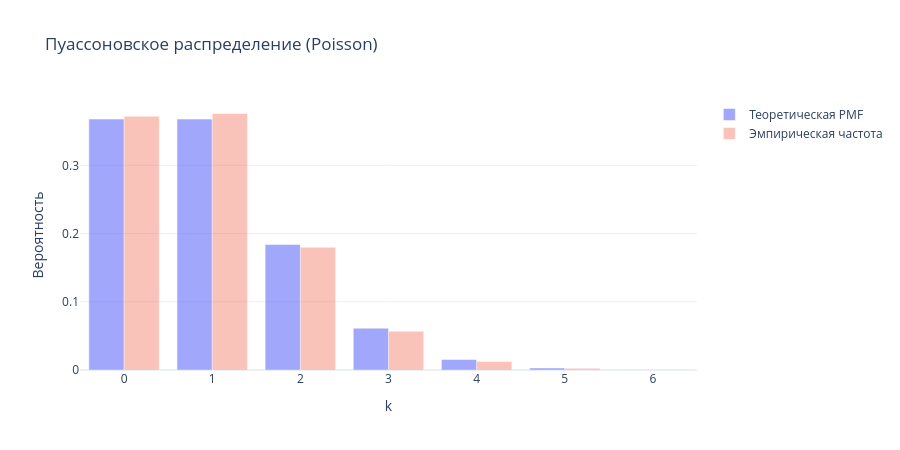

The notebook cell this image was saved under:
### Markdown cell above
## Пуассоновское распределение

Для счёта редких событий за время.

$$
P(X=k)=\frac{\lambda^k e^{-\lambda}}{k!}
$$

**Где используется:**

* число ошибок в системе
* количество заказов в минуту
* события в потоке

**Связь:**
биномиальное → пуассон:

* n большое
* p маленькое
* np = λ

### Code cell
# 5) Пуассоновское распределение
lambda_poiss = 1
poisson = stats.poisson(mu=lambda_poiss)
poisson_samples = poisson.rvs(size=N, random_state=seed)
# берём поддержку вокруг ожидаемого значения
k_max = int(lambda_poiss + 5 * np.sqrt(lambda_poiss))
ks_poisson = np.arange(0, k_max + 1)
plot_discrete(
    poisson,
    poisson_samples,
    ks_poisson,
    "Пуассоновское распределение (Poisson)",
)

### Figure 1 — Plotly figure (JSON) as saved in the notebook; plotly's stock layout.template omitted (floating-point values rounded to 4 significant figures)
{"data": [{"name": "Теоретическая PMF", "opacity": 0.6, "type": "bar", "x": [0, 1, 2, 3, 4, 5, 6], "y": [0.3679, 0.3679, 0.1839, 0.06131, 0.01533, 0.003066, 0.0005109]}, {"name": "Эмпирическая частота", "opacity": 0.35, "type": "bar", "x": [0, 1, 2, 3, 4, 5, 6], "y": [0.372, 0.376, 0.18, 0.0568, 0.0126, 0.0024, 0.0002]}], "layout": {"height": 450, "title": {"text": "Пуассоновское распределение (Poisson)"}, "xaxis": {"title": {"text": "k"}}, "yaxis": {"title": {"text": "Вероятность"}}}}
